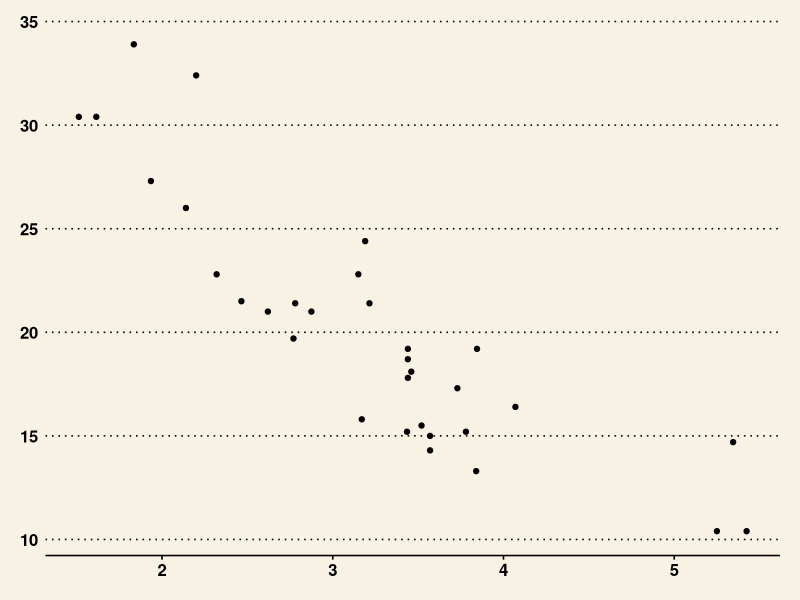

Recreate this plot in R.
library(ggplot2)
library(ggthemes)
# This will add a theme for all plots
#theme_set(theme_minimal())

pl <- ggplot(mtcars,aes(x=wt,y=mpg)) + geom_point()

#print(pl + theme_dark())
print(pl + theme_wsj())